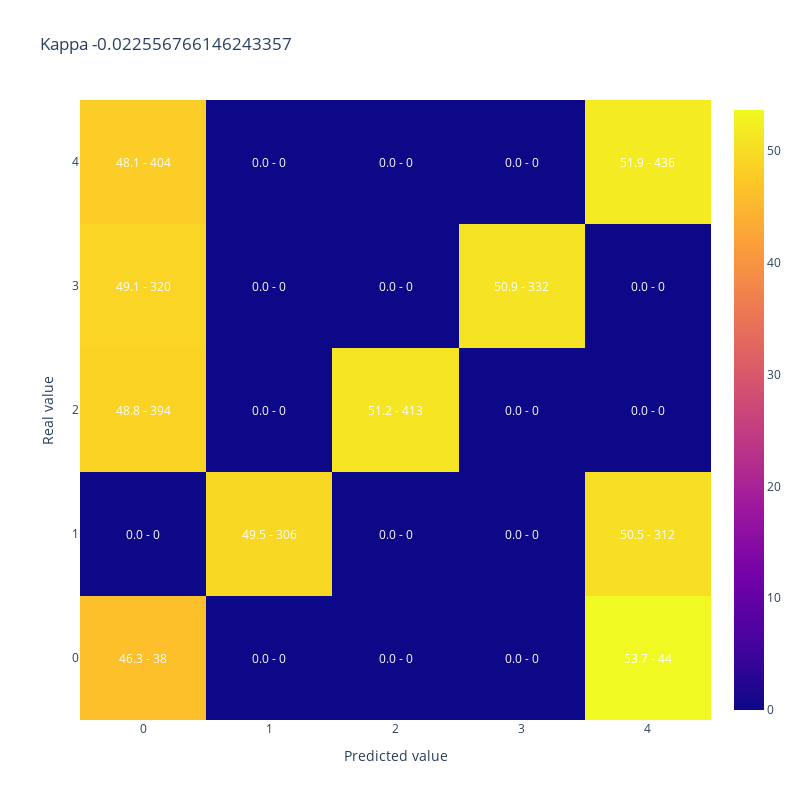

This figure's notebook cell:
### Code cell
#A modo de ejemplo muestro kappa y matriz de confusion para 50% de aciertos donde los errores quedan lejos de la clase correcta
y_simulado_lejos = [y_test.iloc[sample] if random_list[sample]<50/100 else y_lejos[sample] for sample in range(len(y_test))]

display(plot_confusion_matrix(y_test,y_simulado_lejos, 
                              title = "Kappa " + str(cohen_kappa_score(y_test,y_simulado_lejos, weights = 'quadratic'))))

### Figure 1 — Plotly figure (JSON) as saved in the notebook; plotly's stock layout.template omitted (floating-point values rounded to 4 significant figures)
{"data": [{"type": "heatmap", "x": [0, 1, 2, 3, 4], "y": [0, 1, 2, 3, 4], "z": [[46.34, 0.0, 0.0, 0.0, 53.66], [0.0, 49.51, 0.0, 0.0, 50.49], [48.82, 0.0, 51.18, 0.0, 0.0], [49.08, 0.0, 0.0, 50.92, 0.0], [48.1, 0.0, 0.0, 0.0, 51.9]]}], "layout": {"annotations": [{"font": {"color": "white"}, "showarrow": false, "text": "46.3 - 38", "x": 0, "xref": "x", "y": 0, "yref": "y"}, {"font": {"color": "white"}, "showarrow": false, "text": "0.0 - 0", "x": 1, "xref": "x", "y": 0, "yref": "y"}, {"font": {"color": "white"}, "showarrow": false, "text": "0.0 - 0", "x": 2, "xref": "x", "y": 0, "yref": "y"}, {"font": {"color": "white"}, "showarrow": false, "text": "0.0 - 0", "x": 3, "xref": "x", "y": 0, "yref": "y"}, {"font": {"color": "white"}, "showarrow": false, "text": "53.7 - 44", "x": 4, "xref": "x", "y": 0, "yref": "y"}, {"font": {"color": "white"}, "showarrow": false, "text": "0.0 - 0", "x": 0, "xref": "x", "y": 1, "yref": "y"}, {"font": {"color": "white"}, "showarrow": false, "text": "49.5 - 306", "x": 1, "xref": "x", "y": 1, "yref": "y"}, {"font": {"color": "white"}, "showarrow": false, "text": "0.0 - 0", "x": 2, "xref": "x", "y": 1, "yref": "y"}, {"font": {"color": "white"}, "showarrow": false, "text": "0.0 - 0", "x": 3, "xref": "x", "y": 1, "yref": "y"}, {"font": {"color": "white"}, "showarrow": false, "text": "50.5 - 312", "x": 4, "xref": "x", "y": 1, "yref": "y"}, {"font": {"color": "white"}, "showarrow": false, "text": "48.8 - 394", "x": 0, "xref": "x", "y": 2, "yref": "y"}, {"font": {"color": "white"}, "showarrow": false, "text": "0.0 - 0", "x": 1, "xref": "x", "y": 2, "yref": "y"}, {"font": {"color": "white"}, "showarrow": false, "text": "51.2 - 413", "x": 2, "xref": "x", "y": 2, "yref": "y"}, {"font": {"color": "white"}, "showarrow": false, "text": "0.0 - 0", "x": 3, "xref": "x", "y": 2, "yref": "y"}, {"font": {"color": "white"}, "showarrow": false, "text": "0.0 - 0", "x": 4, "xref": "x", "y": 2, "yref": "y"}, {"font": {"color": "white"}, "showarrow": false, "text": "49.1 - 320", "x": 0, "xref": "x", "y": 3, "yref": "y"}, {"font": {"color": "white"}, "showarrow": false, "text": "0.0 - 0", "x": 1, "xref": "x", "y": 3, "yref": "y"}, {"font": {"color": "white"}, "showarrow": false, "text": "0.0 - 0", "x": 2, "xref": "x", "y": 3, "yref": "y"}, {"font": {"color": "white"}, "showarrow": false, "text": "50.9 - 332", "x": 3, "xref": "x", "y": 3, "yref": "y"}, {"font": {"color": "white"}, "showarrow": false, "text": "0.0 - 0", "x": 4, "xref": "x", "y": 3, "yref": "y"}, {"font": {"color": "white"}, "showarrow": false, "text": "48.1 - 404", "x": 0, "xref": "x", "y": 4, "yref": "y"}, {"font": {"color": "white"}, "showarrow": false, "text": "0.0 - 0", "x": 1, "xref": "x", "y": 4, "yref": "y"}, {"font": {"color": "white"}, "showarrow": false, "text": "0.0 - 0", "x": 2, "xref": "x", "y": 4, "yref": "y"}, {"font": {"color": "white"}, "showarrow": false, "text": "0.0 - 0", "x": 3, "xref": "x", "y": 4, "yref": "y"}, {"font": {"color": "white"}, "showarrow": false, "text": "51.9 - 436", "x": 4, "xref": "x", "y": 4, "yref": "y"}], "height": 800, "title": {"text": "Kappa -0.022556766146243357"}, "width": 800, "xaxis": {"title": {"text": "Predicted value"}}, "yaxis": {"title": {"text": "Real value"}}}}
